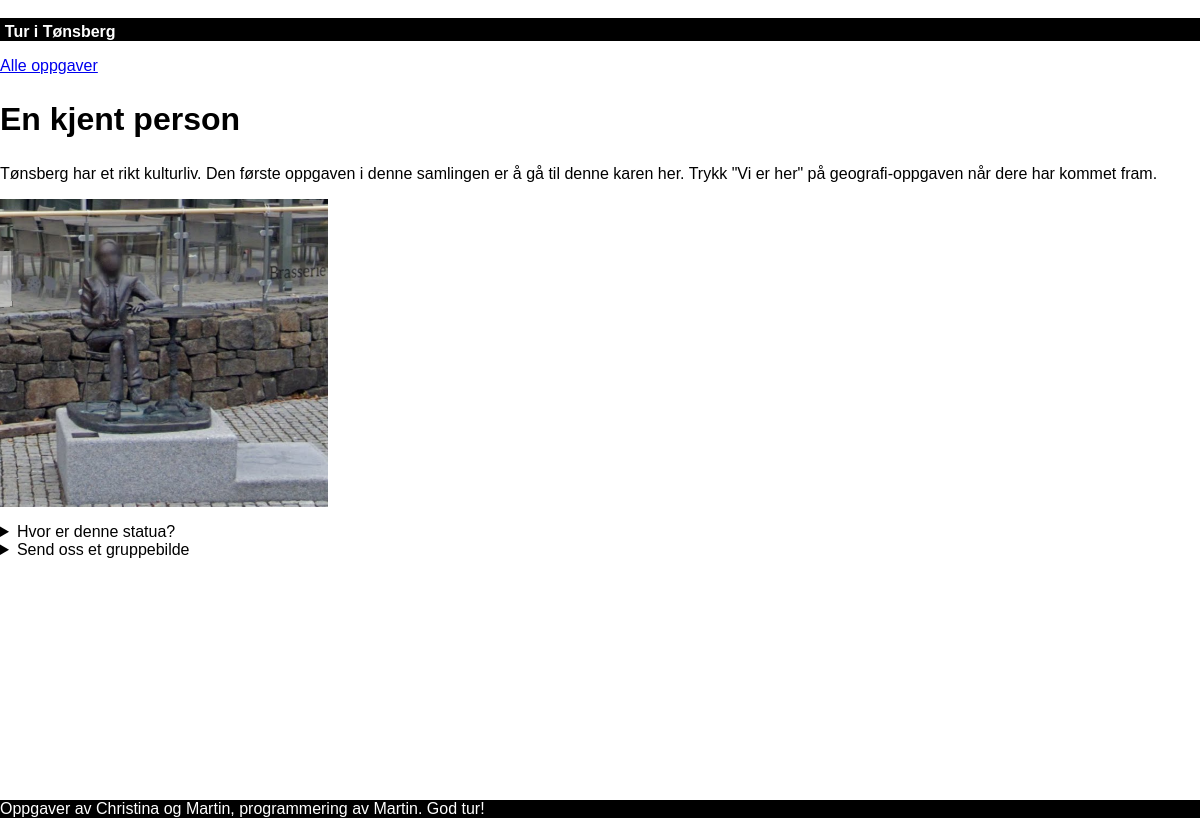
The app's page /location/1/ with its own data.
### rebus/models.py (models this page shows, shortened)
class Location(models.Model):
    title = models.CharField(
            max_length = 50,
        )
    hidden_title = models.CharField(
            max_length = 50
        )
    description = RichTextUploadingField()
    def get_title(self):
        return self.title

class Problem(models.Model):
    class Meta:
        abstract = True
    title = models.CharField(
            max_length=50,
        )
    description = RichTextUploadingField()
    location = models.ForeignKey(Location, on_delete = models.CASCADE)

class GeoProblem(Problem):
    latitude = models.FloatField()
    longitude = models.FloatField()
    threshold = models.IntegerField(default=25, help_text='Accepted distance in meters from point')

class OpenProblem(Problem):
    def verify_answer(self):
        return True

### rebus/views.py (the view)
# urls.py: path('location/<int:pk>/', LocationDetailView.as_view(), name='location-detail'),
class LocationDetailView(DetailView):
    model = Location

### rebus/templates/rebus/location_detail.html (shortened to what this page needs)
﻿{% extends "base_generic.html" %}
{% block content %}
<p><a href="{% url 'location-list' %}">Alle oppgaver</a></p>
<h2>{{ location.get_title }}</h2>
    {{ location.description|safe }}
    {% for problem in location.geoproblem_set.all %}
    <details>
        <summary>{{ problem.title }}</summary>
    </details>
    {% endfor %}
    {% for problem in location.openproblem_set.all %}
    <details>
        <summary>{{ problem.title }}</summary>
    </details>
    {% endfor %}
{% endblock %}

### templates/base_generic.html (shortened to what this page needs)
{% load static %}
<!DOCTYPE html>
<html lang="nb">
<head>
    <link rel="stylesheet" type="text/css" href="{% static 'rebus/style.css' %}">
</head>
<body>
    <div id="holder">
        <div id="topmatter">
            <h1><a href="{% url 'index' %}">Tur i Tønsberg</a></h1>
        </div>
        <div id="mainmatter">
            {% block content %}{% endblock %}
        </div>
        <footer>
            Oppgaver av Christina og Martin, programmering av Martin. God tur! <span class="easteregg">Heia Bodø/Glimt!</span>
        </footer>
    </div>
</body>
</html>

### rebus/static/rebus/style.css (style rules this page uses)
html, body { margin: 0; padding: 0; font-family: sans-serif; height: 100%; }
#holder { min-height: 100%; position: relative; }
#topmatter { background-color: black; color: white; margin: 0; padding: 0em; clear: both; border: none; }
#topmatter h1 { display: inline-block; margin: 0; padding: 0.3em; padding-bottom: 0; font-size: medium; }
#topmatter h1 a { color: white; text-decoration: none; }
#mainmatter h2 { font-size: xx-large; }
footer { background-color: black; color: white; width: 100%; position: absolute; left: 0; bottom: 0; }
footer .easteregg { color: black; }

### records on screen
Location: get_title "En kjent person", description "Tønsberg har et rikt kulturliv. Den første oppgaven i denne samlingen er å gå til denne karen her. Trykk \"Vi er her\" på geografi-oppgaven når dere har kommet fram.", description (picture)
GeoProblem: title "Hvor er denne statua?"
OpenProblem: title "Send oss et gruppebilde"
